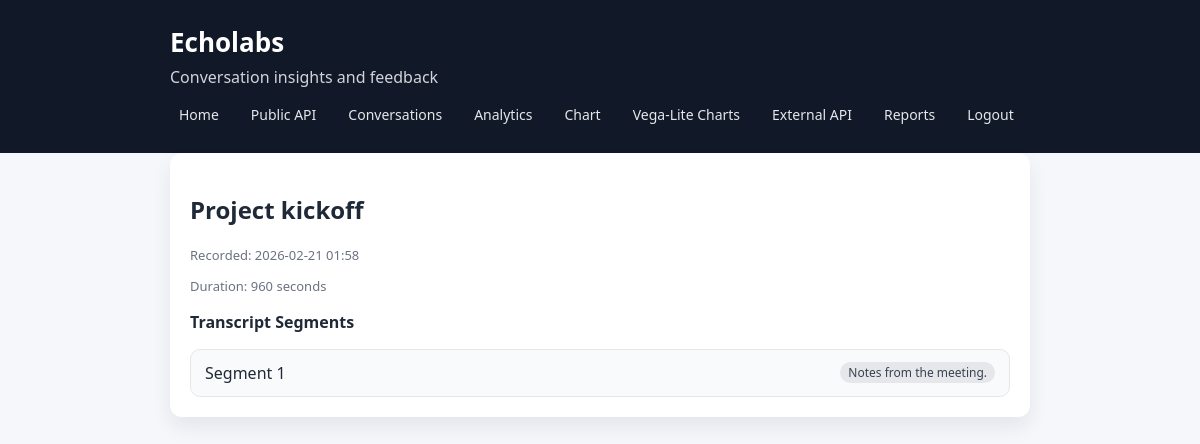
Page /conversations/44/ (signed in) on the committed database.
### conversations/models.py (models this page shows, shortened)
class Conversation(models.Model):
    user = models.ForeignKey(
        settings.AUTH_USER_MODEL,
        on_delete=models.CASCADE,
        related_name="conversations",
    )
    title = models.CharField(max_length=200)
    recorded_at = models.DateTimeField()
    duration_seconds = models.PositiveIntegerField(null=True, blank=True)
    created_at = models.DateTimeField(auto_now_add=True)
    class Meta:
        ordering = ["-recorded_at"]

class TranscriptSegment(models.Model):
    conversation = models.ForeignKey(
        Conversation,
        on_delete=models.CASCADE,
        related_name="segments",
    )
    text = models.TextField()
    segment_order = models.PositiveIntegerField()
    created_at = models.DateTimeField(auto_now_add=True)
    class Meta:
        ordering = ["conversation", "segment_order"]
        constraints = [
            models.UniqueConstraint(
                fields=["conversation", "segment_order"],
                name="unique_segment_order_per_conversation",
            )
        ]

### conversations/views.py (the view)
# urls.py: path("<int:pk>/", ConversationDetailView.as_view(), name="conversation_detail"),
class ConversationDetailView(LoginRequiredMixin, DetailView):
    model = Conversation
    template_name = "conversations/conversation_detail.html"
    context_object_name = "conversation"

### conversations/templates/conversations/conversation_detail.html
{% extends "base.html" %}
{% block content %}
    <div class="card">
        <h2>{{ conversation.title }}</h2>
        <p class="meta">
            Recorded: {{ conversation.recorded_at|date:"Y-m-d H:i" }}
        </p>
        <p class="meta">
            Duration: {{ conversation.duration_seconds|default:"N/A" }} seconds
        </p>
        <h3>Transcript Segments</h3>
        <ul class="list">
            {% for segment in conversation.segments.all %}
                <li class="list-item">
                    <span>Segment {{ segment.segment_order }}</span>
                    <span class="badge">{{ segment.text|truncatechars:40 }}</span>
                </li>
            {% empty %}
                <li class="list-item empty">No segments yet.</li>
            {% endfor %}
        </ul>
    </div>
{% endblock %}

### static/css/styles.css (style rules this page uses)
:root { color-scheme: light; }
* { box-sizing: border-box; }
body { margin: 0; font-family: "Segoe UI", Arial, sans-serif; color: #1f2937; background: #f5f7fb; }
.card { background: #ffffff; border-radius: 12px; padding: 20px; box-shadow: 0 10px 20px rgba(15, 23, 42, 0.08); }
.list { list-style: none; padding: 0; margin: 16px 0 0; display: grid; gap: 10px; }
.list-item { display: flex; justify-content: space-between; align-items: center; padding: 12px 14px; border: 1px solid #e5e7eb; border-radius: 10px; background: #f9fafb; }
.meta { color: #6b7280; font-size: 13px; }
.badge { display: inline-block; padding: 2px 8px; border-radius: 999px; background: #e5e7eb; color: #374151; font-size: 12px; margin-left: 8px; }
.card h3 { margin: 20px 0 8px; font-size: 16px; }
.card h3:first-of-type { margin-top: 16px; }

### rows in the picture
Conversation: title "Project kickoff", recorded_at "2026-02-21 01:58", duration_seconds "960"
TranscriptSegment: segment_order "1", text "Notes from the meeting."
